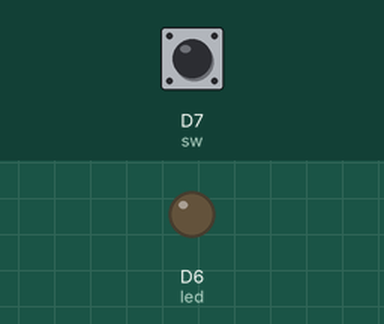
Bench run of a sketch on a simulated ESP8266 (NodeMCU). Shown: output pins drawn as LEDs (lit = HIGH). Inputs (shaded band) come from the test bench; at power-on: D7 (sw) HIGH.

Above: at 1.2 s.
1.3 s: D7 (sw) pulled LOW for 0.15 s
At 2.6 s:
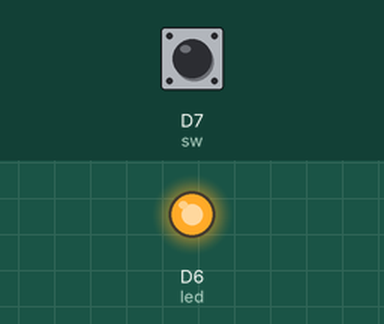
2.9 s: D7 (sw) pulled LOW for 1 s
At 5.1 s:
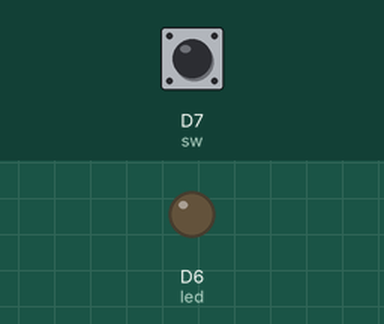
5.4 s: D7 (sw) pulled LOW for 3.2 s
At 8.9 s:
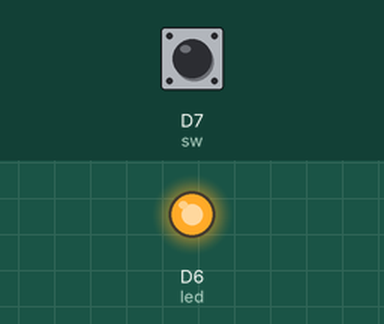
Timing chart, 0 to 10.4 s (numbered marks = the images above; inputs shaded):
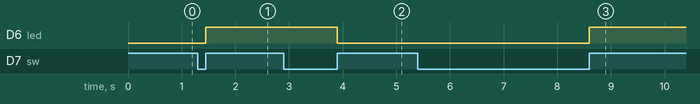

The sketch:

tact_switch.ino
```cpp
const int sw = D7;
const int led = D6;

int led_state = LOW;
int current_state;
int previous_state = LOW;

long timer = 0;
long debounce = 100;

void setup() {
  pinMode(sw, INPUT_PULLUP);
  pinMode(led, OUTPUT);
}

void loop() {
  current_state = digitalRead(sw);

  if (current_state == HIGH && previous_state == LOW && millis() - timer > debounce) {
    if (led_state == HIGH)
      led_state = LOW;
    else
      led_state = HIGH;

    timer = millis();
  }

  digitalWrite(led, led_state);
  previous_state = current_state;
}
```

Measured:
- after the input at 1.3 s, D6 (led): LOW → HIGH after 0.15 s
- after the input at 2.9 s, D6 (led): HIGH → LOW after 1.0 s
- after the input at 5.4 s, D6 (led): LOW → HIGH after 3.2 s
